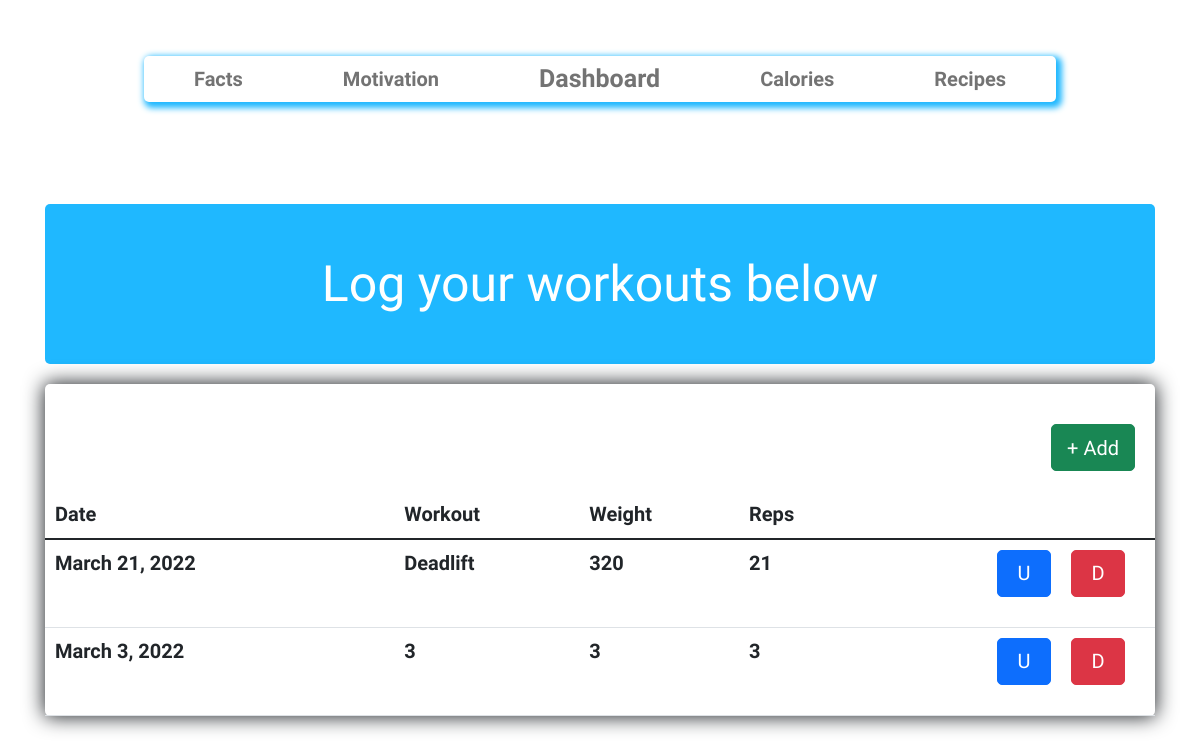
Page /home on the earlier database version.
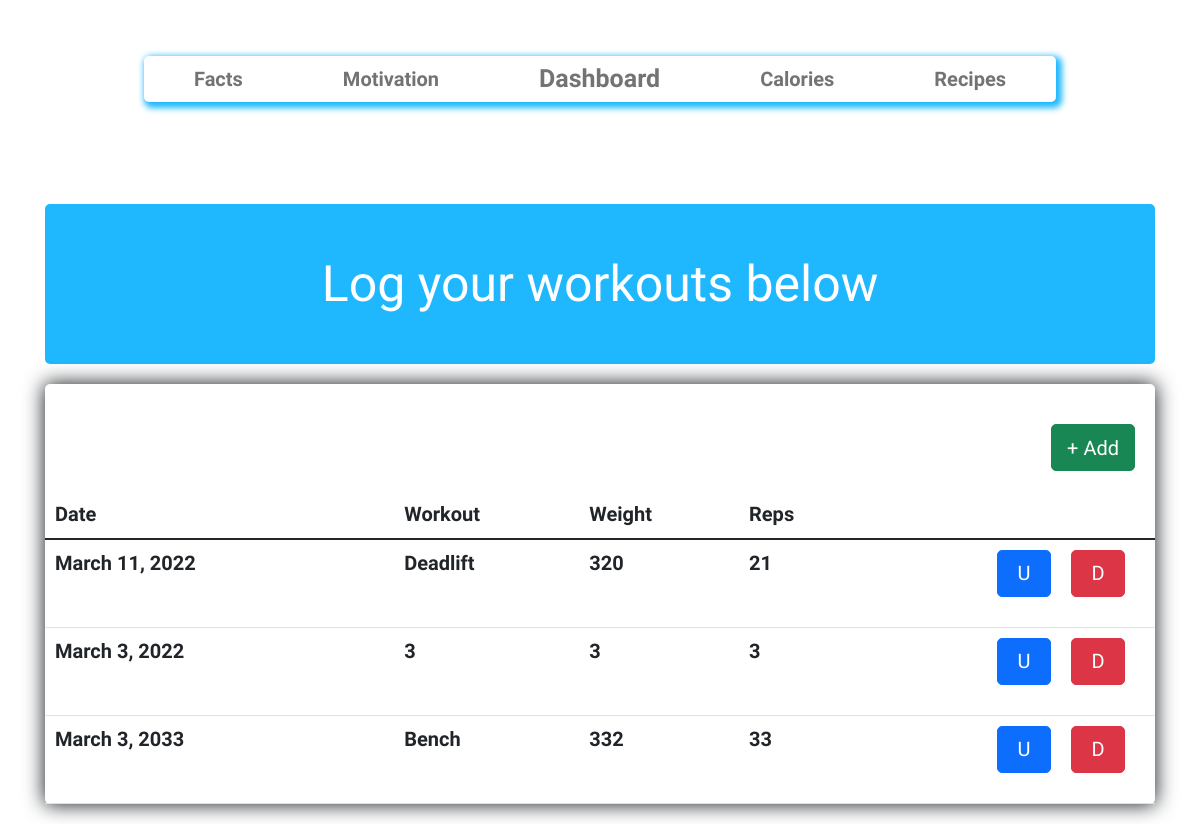
Same page on the later database version.
### app/models.py (models this page shows, shortened)
class LogWorkout(models.Model):
    user = models.OneToOneField(User, on_delete=models.CASCADE,null=True,blank=True)
    current_date = models.DateField(auto_now_add=False, auto_now=False, blank=True)
    workout_type = models.CharField(max_length=10)
    weights = models.CharField(max_length=3)
    reps = models.CharField(max_length=3)

### app/views.py (the view)
# urls.py: path('home', Workout.as_view(), name='home'),
class Workout(ListView):
    model = LogWorkout
    context_object_name = 'log'
    template_name = 'app/dashboard.html'

### templates/app/dashboard.html (shortened to what this page needs)
{% load static %}
<!DOCTYPE html>
<html lang="en">
  <head>
    <link rel="stylesheet" href="{% static 'css/home.css' %}" />
    <link
      rel="stylesheet"
      href="https://cdn.jsdelivr.net/npm/bootstrap@5.1.3/dist/css/bootstrap.min.css"
    />
    <link
      rel="stylesheet"
      href="path/to/font-awesome/css/font-awesome.min.css"
    />
 </head>
  <body>
    <nav class="navbar navbar-expand-lg navbar-light justify-content-center">
    <div class='nav-links'>
        <ul class="navbar-nav">
          <li class="nav-item active">
            <a class="nav-link" href="/facts">Facts</a>
          </li>
          <li class="nav-item active">
            <a class="nav-link" href="/motivation">Motivation</a>
          </li>
          <li class="nav-item active">
            <a class="nav-link" style="font-size: 25px;" href="/home">Dashboard</a>
          </li>
          <li class="nav-item">
            <a class="nav-link" href="/calories">Calories</a>
          </li>
          <li class="nav-item">
            <a class="nav-link" href="/recipes">Recipes</a>
          </li>
        </ul>
      </div>
    </nav>
        <div class="container">
          <h1 class='box'> Log your workouts below</h1>
          <div class="workout">
            <a
            class="btn btn-success"
            href="{% url 'main:log' %}"
            >+ Add
            </a>
            <table class="table">
              <thead>
                <tr>
                  <th class="heads" scope="col">Date<th>
                  <th class="heads" scope="col">Workout</th>
                  <th class="heads" scope="col">Weight</th>
                  <th class="heads" scope="col">Reps</th>
                </tr>
              </thead>
              <tbody>
                {% for wk in log %}
                <tr>
                  <td>{{ wk.current_date }}</td>
                  <th><td class="grow">{{ wk.workout_type }}</td></th>
                  <td class="grow">{{ wk.weights }}</td>
                  <td class="grow">{{ wk.reps }}</td>
                  <td class='UD'>
                  <a
                  style="width: 20%"
                  class="btn btn-danger"
                  href="{% url 'main:delete-workout' wk.id%}"
                />D<a>
                <a
                    style="width: 20%"
                    class="btn btn-primary"
                    href="{% url 'main:update'  wk.id%}"
                  >U
                  </a>
                </td>
                </tr>
                {% endfor %}
              </tbody>
            </table>
        </div>
      </div>
  </body>
</html>

### static/css/home.css (style rules this page uses)
* { font-family: "Varela Round"; font-size: 20px; font-style: normal; font-variant: normal; font-weight: 700; line-height: 26.4px; padding-top: 2px; }
ul { margin: 0 auto; padding: 0; box-sizing: border-box; box-shadow: 3px 3px 6px 3px rgb(31, 184, 255); border-radius: 5px; }
li { padding: 0em 2em 0em 2em; }
h1 { color: white; }
nav { margin: 2em; }
.box { box-sizing: border-box; box-shadow: 0px 0px 15px 3px; border-radius: 5px; margin-top: 1em; background-color: rgb(31, 184, 255); text-align: center; padding: 1em 0em 1em 0em; }
.workout { box-sizing: border-box; box-shadow: 0px 0px 20px 1px; border-radius: 5px; width: 30%; width: 100%; margin-top: 1em; padding-top: 2em; }
.btn { float: right; margin-right: 1em; margin-bottom: 1em; }
.grow { white-space: nowrap; }

Differences in the rows shown:
changed LogWorkout "Deadlift": current_date "March 21, 2022" → "March 11, 2022"
added LogWorkout: current_date "March 3, 2033", workout_type "Bench", weights "332", reps "33"
